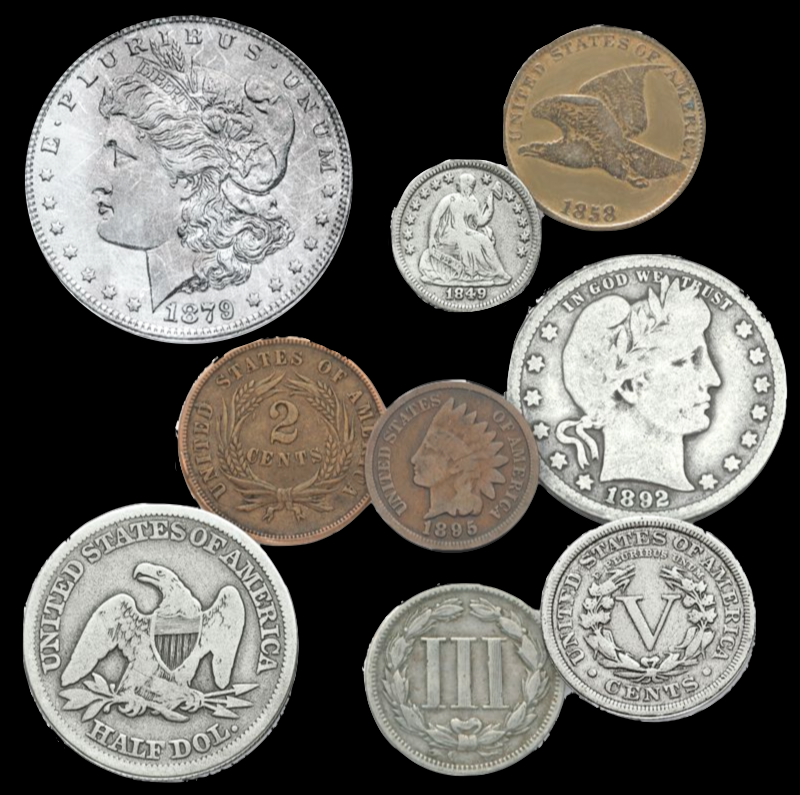
#> input picture COMP9517/lab4/ext_data/coins.png, 800 x 795 px
$ python lab04_template.py   (older library calls are emulated)
#> lines starting #> are read from the running program, lines starting #| are printed output that depends on the picture
"""
COMP9517 Lab 04, Week 6
"""
import numpy as np
import cv2
import matplotlib.pyplot as plt
import matplotlib.image as mpimg
from mpl_toolkits.mplot3d import Axes3D

from scipy import ndimage as ndi
from skimage.morphology import watershed,erosion,dilation
from skimage.feature import peak_local_max
from sklearn.cluster import MeanShift
from itertools import cycle
from PIL import Image

size = 100, 100

img_dir = "data"
ext_dir = "ext_data"

img_names = ["orange_half.png", "two_halves_binary.png"]
ext_names = ["coins.png", "two_halves.png"]

images = [img_dir + "/" + i for i in img_names]
ext_images = [ext_dir + "/" + i for i in ext_names]


def plot_three_images(figure_title, image1, label1,
                      image2, label2, image3, label3):
    fig = plt.figure()
    fig.suptitle(figure_title)

    # Display the first image
    fig.add_subplot(1, 3, 1)
    plt.imshow(image1)
    plt.axis('off')
    plt.title(label1)

    # Display the second image
    fig.add_subplot(1, 3, 2)
    plt.imshow(image2)
    plt.axis('off')
    plt.title(label2)

    # Display the third image
    fig.add_subplot(1, 3, 3)
    plt.imshow(image3)
    plt.axis('off')
    plt.title(label3)

    plt.show()


# for img_path in images:
#     img = Image.open(img_path)
#     #缩略图
#     img.thumbnail(size)  # Convert the image to 100 x 100
#     # Convert the image to a numpy matrix
#     img_mat = np.array(img)[:, :, :3]
#     original_shape = img_mat.shape
#     #
#     # +--------------------+
#     # |     Question 1     |
#     # +--------------------+
#     #
#     # TODO: perform MeanShift on image
#     # Follow the hints in the lab spec.

#     # Step 1 - Extract the three RGB colour channels
#     # Hint: It will be useful to store the shape of one of the colour
#     # channels so we can reshape the flattened matrix back to this shape.
#     #print("step 1: Extract the three RGB colour channels")
#     R = img_mat[:,:,0]
#     G = img_mat[:,:,1]
#     B = img_mat[:,:,2]
#     # Step 2 - Combine the three colour channels by flatten each channel
# 	# then stacking the flattened channels together.
#     # This gives the "colour_samples"
#     R_flat = R.flatten()
#     G_flat = G.flatten()
#     B_flat = B.flatten()
#     R_flat = R_flat.reshape((R_flat.shape[0],1))
#     G_flat = G_flat.reshape((G_flat.shape[0],1))
#     B_flat = B_flat.reshape((B_flat.shape[0],1))
#     colour_samples = np.hstack((R_flat,G_flat,B_flat))
#     #print("step 2: Combine the three colour channels")
#     # Step 3 - Perform Meanshift  clustering
#     ms_clf = MeanShift(bin_seeding=True)
#     ms_labels = ms_clf.fit_predict(colour_samples)
#     #print("step 3: Perform Meanshift  clustering")
#     # Step 4 - reshape ms_labels back to the original image shape
# 	# for displaying the segmentation output
#     ms_labels_reshape = np.reshape(ms_labels,original_shape[:2])
#     cluster_centers = ms_clf.cluster_centers_
#     n_clusters_ = np.unique(ms_labels)
#     #########show clusters in 3D
#     # print("step 4: Drawing result")
#     # Axes3D = Axes3D
#     # fig = plt.figure()
#     # ax = fig.add_subplot(111, projection='3d')

#     # colors = cycle('bgrcmykbgrcmykbgrcmykbgrcmyk')
#     # for k, col in zip(range(len(n_clusters_)), colors):
#     #     my_members = ms_labels == k
#     #     # print("k is ",k)
#     #     # print("my member is ",my_members)
#     #     # print(colour_samples)
#     #     cluster_center = cluster_centers[k]
#     #     ax.scatter(colour_samples[my_members, 0], colour_samples[my_members, 1], colour_samples[my_members,2],c = col)
#     #     ax.scatter(cluster_center[0], cluster_center[1], cluster_center[2],marker='*', c='k', s=200, zorder=10)
#     # plt.title('Estimated number of clusters: %d' % len(n_clusters_))
#     # plt.show()
#     #########show clusters in 3D

#     #
#     # +--------------------+
#     # |     Question 2     |
#     # +--------------------+
#     #
#     # TODO: perform Watershed on image
#     # Follow the hints in the lab spec.

#     # Step 1 - Convert the image to gray scale
#     # and convert the image to a numpy matrix
#     gray = np.array(img.convert('L'))
#     # Step 2 - Calculate the distance transform
#     # Hint: use     ndi.distance_transform_edt(img_array)
#     distance = ndi.distance_transform_edt(gray)
#     #Find peaks in an image as coordinate list or boolean mask.
#     local_maxi = peak_local_max(distance, indices=False, footprint=np.ones((3, 3)),
#                             labels=gray)
#     # Step 3 - Generate the watershed markers
#     # Hint: use the peak_local_max() function from the skimage.feature library
#     # to get the local maximum values and then convert them to markers
#     # using ndi.label() -- note the markers are the 0th output to this function
#     markers = ndi.label(local_maxi)[0]
#     # Step 4 - Perform watershed and store the labels
#     # Hint: use the watershed() function from the skimage.morphology library
#     # with three inputs: -distance, markers and your image array as a mask
#     ws_labels = watershed(-distance,markers,mask = gray)
#     # Display the results
#     plot_three_images(img_path, img, "Original Image", ms_labels_reshape, "MeanShift Labels",
#                       ws_labels, "Watershed Labels")

# #     # If you want to visualise the watershed distance markers then try
# #     # plotting the code below.
# #     # plot_three_images(img_path, img, "Original Image", -distance, "Watershed Distance",
# #     #                   ws_labels, "Watershed Labels")
# #%%
# #
# +-------------------+
# |     Extension     |
# +-------------------+
#
# Loop for the extension component
for img_path in ext_images:
    img = Image.open(img_path)
#> img is the input picture: PIL image 800x795 RGBA; mean R, G, B, A 101.4, 99.1, 93.8, 255
    img.thumbnail(size)
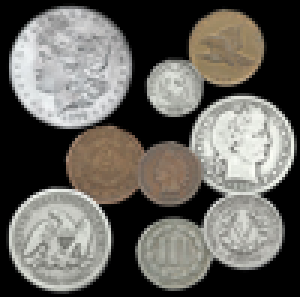
#> img: PIL image 100x99 RGBA (shown 3 times larger); mean R, G, B, A 101.7, 99.3, 94, 255
    #print("extention###############")
    # meanshift
    img_mat = np.array(img)[:, :, :3]
    original_shape = img_mat.shape
#> original_shape = (99, 100, 3)
    #print("step 1: Extract the three RGB colour channels")
    R = img_mat[:,:,0]
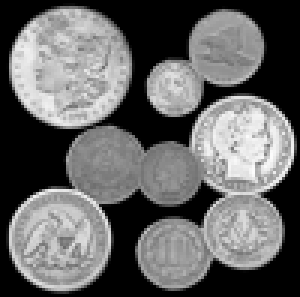
#> R: shape (99, 100) (shown 3 times larger); min 0, max 252, mean 101.7
    G = img_mat[:,:,1]
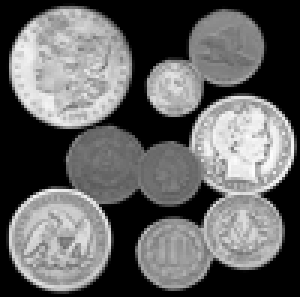
#> G: shape (99, 100) (shown 3 times larger); min 0, max 253, mean 99.3
    B = img_mat[:,:,2]
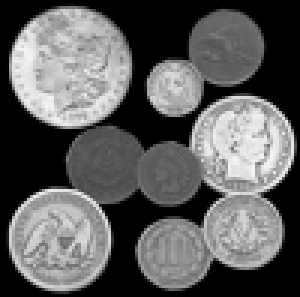
#> B: shape (99, 100) (shown 3 times larger); min 0, max 246, mean 94
    R_flat = R.flatten()
#> R_flat = 9900 values, max 252 at index 5784, min 0 at index 0, mean 101.7
    G_flat = G.flatten()
#> G_flat = 9900 values, max 253 at index 5784, min 0 at index 0, mean 99.35
    B_flat = B.flatten()
#> B_flat = 9900 values, max 246 at index 4582, min 0 at index 0, mean 94.04
    R_flat = R_flat.reshape((R_flat.shape[0],1))
    G_flat = G_flat.reshape((G_flat.shape[0],1))
    B_flat = B_flat.reshape((B_flat.shape[0],1))
    colour_samples = np.hstack((R_flat,G_flat,B_flat))
    #print("step 2: Combine the three colour channels")
    ms_clf = MeanShift(bin_seeding=True)
#> (the run stopped early here; a loop or call above may not have finished)
